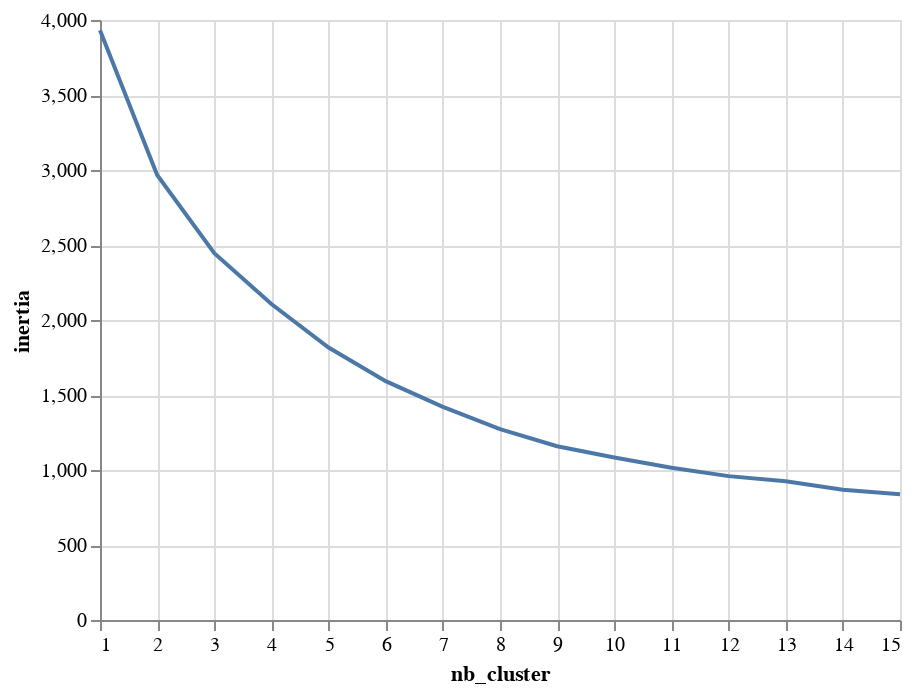

Notebook cell for this chart:
### Markdown cell above
**Plotting a line chart to show inertia scores**

### Code cell
#Storing inertia scores in a new column
cluster_df['inertia'] = inertia_list

#Plotting a line chart showing inertia scores
alt.Chart(cluster_df).mark_line().encode(alt.X('nb_cluster'), alt.Y('inertia'))

### Figure 1 — Vega-Lite specification as saved in the notebook (floating-point values rounded to 4 significant figures)
{"config": {"view": {"continuousWidth": 400, "continuousHeight": 300}}, "data": {"name": "data-23def29f8e3d7a89e7227bbe8fa4f015"}, "mark": "line", "encoding": {"x": {"field": "nb_cluster", "type": "quantitative"}, "y": {"field": "inertia", "type": "quantitative"}}, "$schema": "https://vega.github.io/schema/vega-lite/v4.17.0.json", "datasets": {"data-23def29f8e3d7a89e7227bbe8fa4f015": [{"nb_cluster": 1, "inertia": 3932.0}, {"nb_cluster": 2, "inertia": 2966.0}, {"nb_cluster": 3, "inertia": 2445.0}, {"nb_cluster": 4, "inertia": 2107.0}, {"nb_cluster": 5, "inertia": 1816.0}, {"nb_cluster": 6, "inertia": 1592.0}, {"nb_cluster": 7, "inertia": 1421.0}, {"nb_cluster": 8, "inertia": 1272.0}, {"nb_cluster": 9, "inertia": 1158.0}, {"nb_cluster": 10, "inertia": 1083.0}, {"nb_cluster": 11, "inertia": 1015.0}, {"nb_cluster": 12, "inertia": 959.1}, {"nb_cluster": 13, "inertia": 924.7}, {"nb_cluster": 14, "inertia": 868.8}, {"nb_cluster": 15, "inertia": 837.8}]}}
